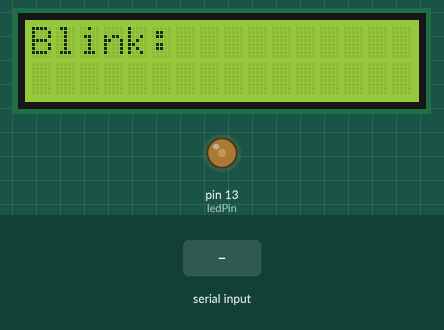
Recording of a sketch running on a simulated Arduino Uno, built with avr-gcc and run on an emulated ATmega328P. Shown: 16×2 character LCD, output pins drawn as LEDs (lit = HIGH). Inputs (shaded band) come from the test bench.

Above: at 1.2 s.
1.3 s: "90,45\n" received over Serial
At 1.9 s:
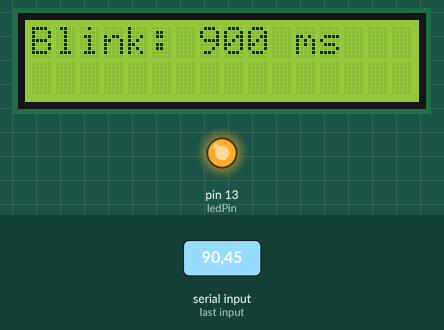
At 2.9 s:
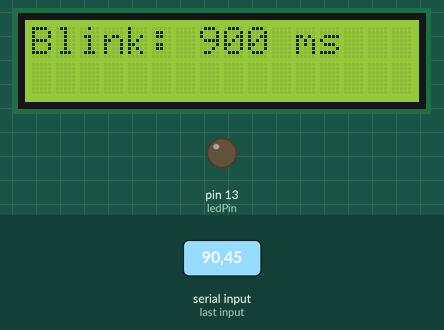
Timing chart, 0 to 10.3 s (numbered marks = the images above; inputs shaded):
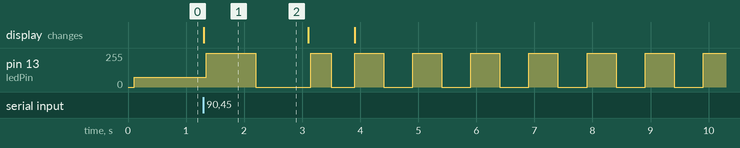

The sketch:

SerialReceive.ino
```cpp
/*
 * In this demo, the Arduino reads a single char/byte sent over the serial port,
 * and displays information based on it on an LCD.
 *
 * Wire LED and 100 ohm resistor circuit to pin 13.
 * Wire LCD as in Arduino Projects Book chapter 11.
 */

#include <LiquidCrystal.h>
LiquidCrystal lcd(12, 11, 5, 4, 3, 2);

const int ledPin = 13;
int blinkRate = 0;

void setup() {
  Serial.begin(9600);
  pinMode(ledPin, OUTPUT);
  lcd.begin(16, 2);
  lcd.print("Blink: ");
}

void loop() {
  if (Serial.available()) {
    char ch = Serial.read();
    if (isDigit(ch)) {
      blinkRate = (ch - '0')*100; // ASCII value converted to numeric value
      lcd.setCursor(7, 0); // col, row
      lcd.print(blinkRate);
      lcd.print(" ms  ");
    }
  }

  blink();
}

void blink() {
  digitalWrite(ledPin, HIGH);
  delay(blinkRate);
  digitalWrite(ledPin, LOW);
  delay(blinkRate);
}
```

Measured:
- after the input at 1.3 s, pin 13 (ledPin): goes 255/255 0.86 s, 0/255 0.94 s, 255/255 0.36 s, 0/255 0.40 s, 6 × (255/255 0.50 s, 0/255 0.50 s), then 255/255, starting at once; the display: changes at once (image 1)
- what the display in image 1 shows lasts 1.8 s, from 1.3 s to 3.1 s
